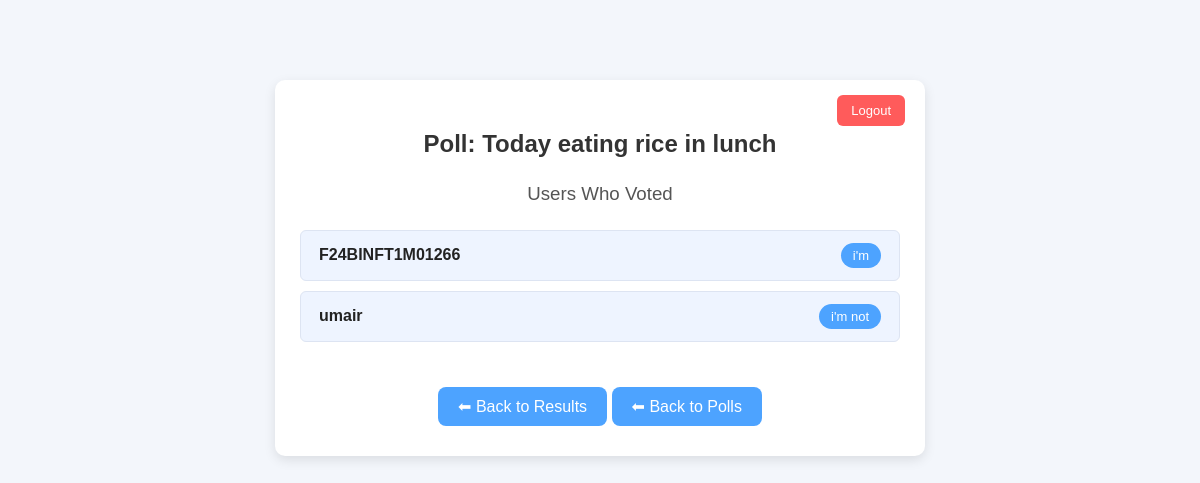
The app's page /3/voters/ (signed in), older data.
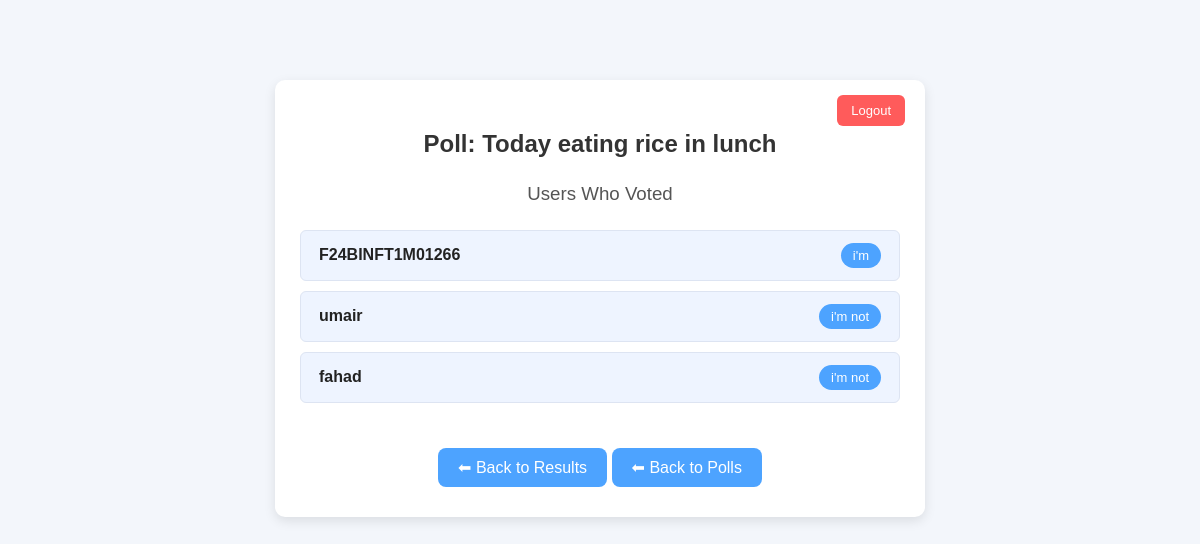
The same page, newer data.
### polls/models.py (models this page shows)
class VoteRecord(models.Model):
    user = models.ForeignKey(User, on_delete=models.CASCADE)
    question = models.ForeignKey(Question, on_delete=models.CASCADE)
    choice = models.ForeignKey(Choice, on_delete=models.CASCADE)
    voted_at = models.DateTimeField(auto_now_add=True)

class Choice(models.Model):
    question = models.ForeignKey(Question, on_delete=models.CASCADE)
    choice_text = models.CharField(max_length=200)
    votes = models.IntegerField(default=0)

### polls/views.py (the view)
# urls.py: path("<int:question_id>/voters/", views.show_voters, name="show_users"),
@login_required
def show_voters(request, question_id):
    question = get_object_or_404(Question, pk=question_id)
    voted_users = VoteRecord.objects.filter(question=question).select_related("user", "choice")
    context = {
        "question": question,
        "voted_users": voted_users
    }
    return render(request, "polls/show_user.html", context)

### templates/polls/show_user.html (shortened to what this page needs)
{% load static %}
<!DOCTYPE html>
<html lang="en">
<head>
</head>
<body>
<div class="container">
    <a href="{% url 'polls:logout' %}" class="logout-btn">Logout</a>
    <h2>Poll: {{ question.question_text }}</h2>
    <h3>Users Who Voted</h3>
    <ul>
        {% for vote in voted_users %}
            <li>
                <span class="username">{{ vote.user.username }}</span>
                <span class="vote-text">{{ vote.choice.choice_text }}</span>
            </li>
        {% empty %}
            <li class="empty">No one has voted yet.</li>
        {% endfor %}
    </ul>
    <div class="btn-container">
        <a href="{% url 'polls:results' question.id %}" class="btn">⬅ Back to Results</a>
        <a href="{% url 'polls:index' %}" class="btn">⬅ Back to Polls</a>
    </div>
</div>
</body>
</html>

Row changes from the older to the newer data that the page shows:
added VoteRecord: user.username "fahad", choice.choice_text "i'm not"
